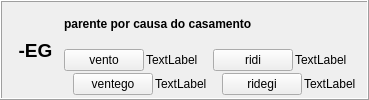
        <widget class="QFrame" name="frame_28">
         <property name="frameShape">
          <enum>QFrame::Box</enum>
         </property>
         <property name="frameShadow">
          <enum>QFrame::Raised</enum>
         </property>
         <layout class="QHBoxLayout" name="horizontalLayout_20">
          <property name="topMargin">
           <number>3</number>
          </property>
          <property name="bottomMargin">
           <number>3</number>
          </property>
          <item>
           <widget class="QLabel" name="label_356">
            <property name="sizePolicy">
             <sizepolicy hsizetype="Maximum" vsizetype="Preferred">
              <horstretch>0</horstretch>
              <verstretch>0</verstretch>
             </sizepolicy>
            </property>
            <property name="styleSheet">
             <string notr="true">font-size: 14pt;
font-weight: bold;</string>
            </property>
            <property name="text">
             <string> -EG </string>
            </property>
            <property name="alignment">
             <set>Qt::AlignCenter</set>
            </property>
           </widget>
          </item>
          <item>
           <layout class="QVBoxLayout" name="verticalLayout_378">
            <item>
             <widget class="QLabel" name="Lec08_Label644">
              <property name="styleSheet">
               <string notr="true">font-weight: bold;</string>
              </property>
              <property name="text">
               <string>parente por causa do casamento</string>
              </property>
              <property name="wordWrap">
               <bool>true</bool>
              </property>
             </widget>
            </item>
            <item>
             <layout class="QHBoxLayout" name="horizontalLayout_619">
              <item>
               <layout class="QVBoxLayout" name="verticalLayout_379">
                <property name="spacing">
                 <number>2</number>
                </property>
                <item>
                 <layout class="QHBoxLayout" name="horizontalLayout_620">
                  <item>
                   <widget class="neklakebla" name="Lec08_Button623">
                    <property name="sizePolicy">
                     <sizepolicy hsizetype="Maximum" vsizetype="Fixed">
                      <horstretch>0</horstretch>
                      <verstretch>0</verstretch>
                     </sizepolicy>
                    </property>
                    <property name="text">
                     <string>vento</string>
                    </property>
                   </widget>
                  </item>
                  <item>
                   <widget class="QLabel" name="Lec08_Label645">
                    <property name="text">
                     <string>TextLabel</string>
                    </property>
                    <property name="wordWrap">
                     <bool>true</bool>
                    </property>
                   </widget>
                  </item>
                 </layout>
                </item>
                <item>
                 <layout class="QHBoxLayout" name="horizontalLayout_621">
                  <item>
                   <widget class="label_sago_reversa" name="label_404">
                    <property name="sizePolicy">
                     <sizepolicy hsizetype="Maximum" vsizetype="Preferred">
                      <horstretch>0</horstretch>
                      <verstretch>0</verstretch>
                     </sizepolicy>
                    </property>
                    <property name="text">
                     <string/>
                    </property>
                    <property name="pixmap">
                     <pixmap resource="ikonoj.qrc">:/ikonoj/sago_revena.png</pixmap>
                    </property>
                   </widget>
                  </item>
                  <item>
                   <widget class="neklakebla" name="Lec08_Button624">
                    <property name="sizePolicy">
                     <sizepolicy hsizetype="Maximum" vsizetype="Fixed">
                      <horstretch>0</horstretch>
                      <verstretch>0</verstretch>
                     </sizepolicy>
                    </property>
                    <property name="text">
                     <string>ventego</string>
                    </property>
                   </widget>
                  </item>
                  <item>
                   <widget class="QLabel" name="Lec08_Label646">
                    <property name="text">
                     <string>TextLabel</string>
                    </property>
                    <property name="wordWrap">
                     <bool>true</bool>
                    </property>
                   </widget>
                  </item>
                 </layout>
                </item>
               </layout>
              </item>
              <item>
               <layout class="QVBoxLayout" name="verticalLayout_380">
                <property name="spacing">
                 <number>2</number>
                </property>
                <item>
                 <layout class="QHBoxLayout" name="horizontalLayout_622">
                  <item>
                   <widget class="neklakebla" name="Lec08_Button47">
                    <property name="sizePolicy">
                     <sizepolicy hsizetype="Maximum" vsizetype="Fixed">
                      <horstretch>0</horstretch>
                      <verstretch>0</verstretch>
                     </sizepolicy>
                    </property>
                    <property name="text">
                     <string>ridi</string>
                    </property>
                   </widget>
                  </item>
                  <item>
                   <widget class="QLabel" name="Lec08_Label56">
                    <property name="text">
                     <string>TextLabel</string>
                    </property>
                    <property name="wordWrap">
                     <bool>true</bool>
                    </property>
                   </widget>
                  </item>
                 </layout>
                </item>
                <item>
                 <layout class="QHBoxLayout" name="horizontalLayout_623">
                  <item>
                   <widget class="label_sago_reversa" name="label_405">
                    <property name="sizePolicy">
                     <sizepolicy hsizetype="Maximum" vsizetype="Preferred">
                      <horstretch>0</horstretch>
                      <verstretch>0</verstretch>
                     </sizepolicy>
                    </property>
                    <property name="text">
                     <string/>
                    </property>
                    <property name="pixmap">
                     <pixmap resource="ikonoj.qrc">:/ikonoj/sago_revena.png</pixmap>
                    </property>
                   </widget>
                  </item>
                  <item>
                   <widget class="neklakebla" name="Lec08_Button48">
                    <property name="sizePolicy">
                     <sizepolicy hsizetype="Maximum" vsizetype="Fixed">
                      <horstretch>0</horstretch>
                      <verstretch>0</verstretch>
                     </sizepolicy>
                    </property>
                    <property name="text">
                     <string>ridegi</string>
                    </property>
                   </widget>
                  </item>
                  <item>
                   <widget class="QLabel" name="Lec08_Label57">
                    <property name="text">
                     <string>TextLabel</string>
                    </property>
                    <property name="wordWrap">
                     <bool>true</bool>
                    </property>
                   </widget>
                  </item>
                 </layout>
                </item>
               </layout>
              </item>
             </layout>
            </item>
           </layout>
          </item>
         </layout>
        </widget>
